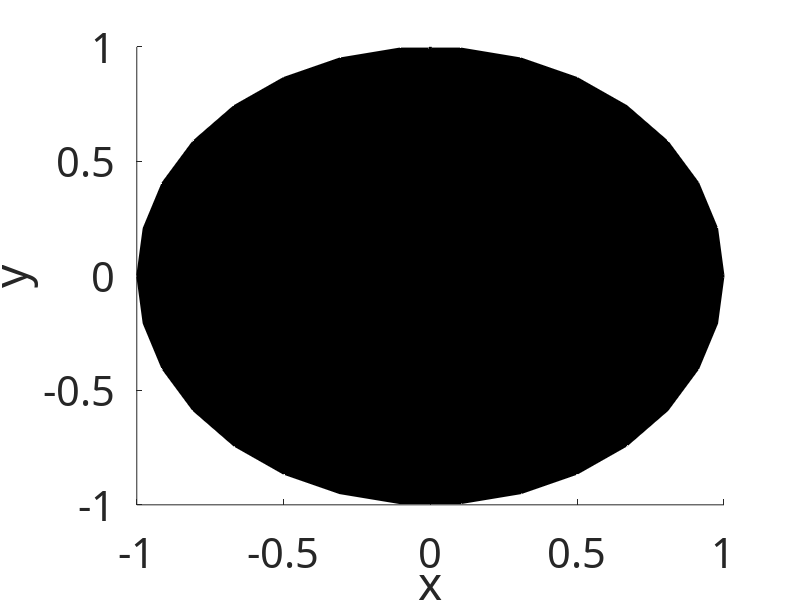

The MATLAB script that drew this image: (Note: this script raises an error after producing the figure.)
function Bloch_sphere
%--------------------------------------------------------------------------
%Created by: Eva Takou
%
%Last modified: Oct 23, 2023
%--------------------------------------------------------------------------
%
%Plot a sphere to represent the Bloch-sphere.
%--------------------------------------------------------------------------

%Cartesian axes
X0{1}={[0,1],[0,0],[0,0]};  X0{2}={[0,0],[0,1],[0,0]};  X0{3}={[0,0],[0,0],[0,1]};
for ii=1:3
    hold on
    line(X0{ii}{1},X0{ii}{2},X0{ii}{3},'linewidth',2,'color','k','linestyle','-')    
    hold on
end


[X,Y,Z]=sphere(30); h=surf(X,Y,Z,'Facecolor','k');
set(gcf,'color',[0.1,0.1,0.1]); set(gca,'fontsize',30,'fontname','Microsoft Sans Serif');
xlabel('x');  ylabel('y');  zlabel('z');
h.FaceColor='w';
h.EdgeColor ='k';   h.FaceAlpha = 0.3;   h.EdgeAlpha = 0.4;

axis equal

text(1,0,0,'x','color','w','fontsize',20)
text(0,1,0,'y','color','w','fontsize',20)
text(0,0,1,'z','color','w','fontsize',20)

end
